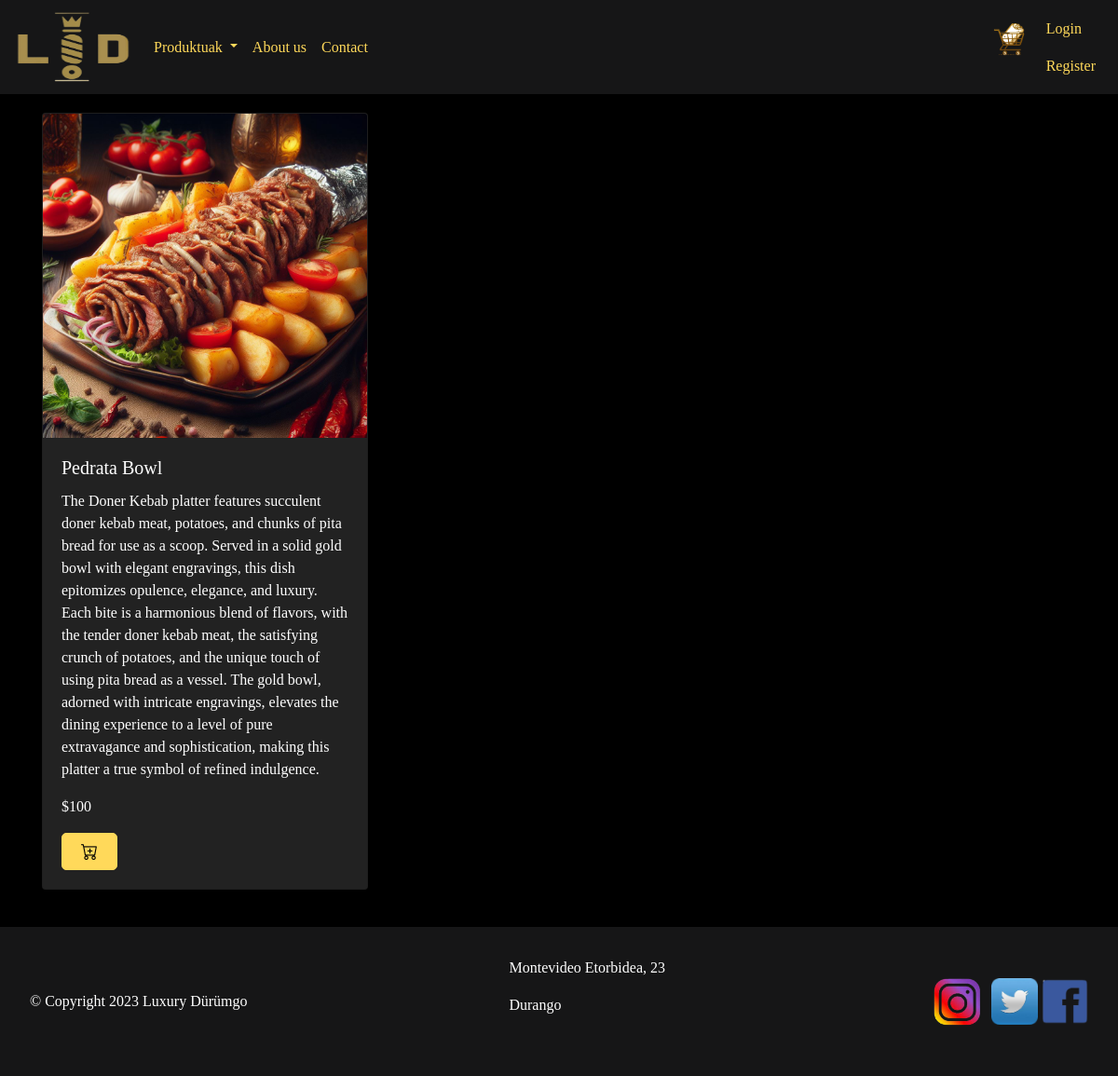
/menu/Pedratas, run on an earlier commit of the app's database.
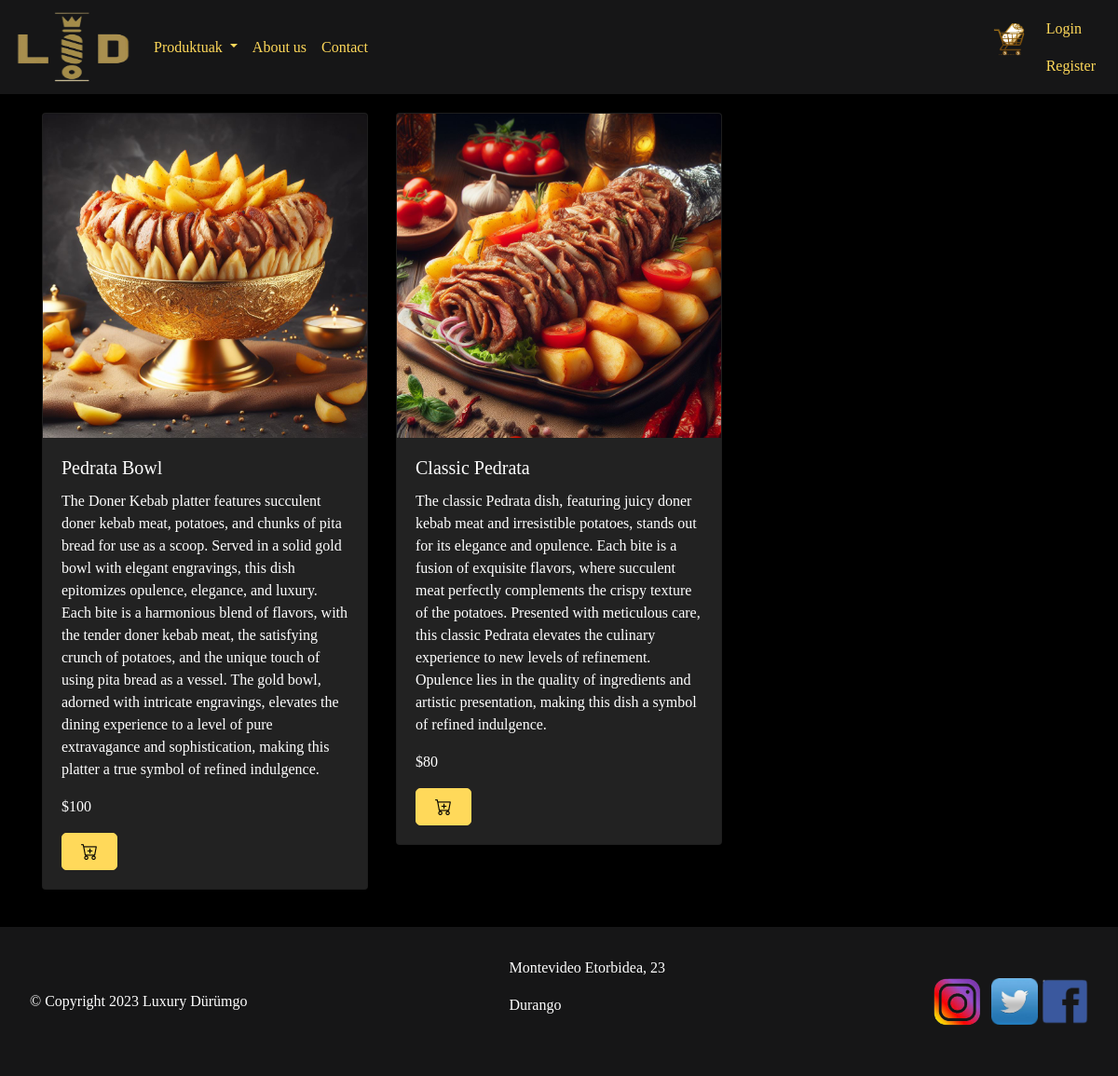
And on a later commit of the database.
### web/models.py (models this page shows)
class Produktua(models.Model):
    izena = models.CharField(max_length=100,blank=False)
    kategoria = models.CharField(max_length=100,blank=False, default="")
    deskripzioa = models.CharField(max_length=500,blank=False)
    argazkia = models.FilePathField(path="web/static/img/")
    prezioa = models.IntegerField(blank=False)
    stock = models.IntegerField(blank=False)
    pisua = models.IntegerField()
    vip = models.IntegerField(blank=False, default=0)

### web/views.py (the view, shortened to what this page needs)
# urls.py: path('menu/<str:kategoria>', views.menu, name='menu'),
def menu(request,kategoria):
    if kategoria == 'Pedratas':
        izena = request.session.get('izena', '')
        user_id = request.session.get('id')
        perfil = request.session.get('perfil')
        produktuak = Produktua.objects.filter(kategoria = 'Pedratas')
        if request.session.get('id') is not None:
            saskia = Saskia.objects.filter(erabiltzailea=user_id, bukatuta=0).select_related('produktua')
        else:
            saskia = None
        context = {
            'izena': izena,
            'user_id': user_id,
            'perfil': perfil,
            'produktuak': produktuak,
            'saskia': saskia
        }
        return render(request, 'menu.html', context)

### web/templates/menu.html (shortened to what this page needs)
{% extends 'base.html' %}
{% load static %}
    {% block style %}
        <link rel="stylesheet" href="../static/css/styles.css">
    {% endblock %}
    {% block content %}
    <div class="container">
        <div class="row">
            {% if user_id and perfil == 3 %}
                {% for produktua in produktuak %}
                  <div class="col-md-4 mb-4">
                    <div class="card index-produktua">
                      <img src="../static/img/{{ produktua.argazkia }}" class="card-img-top" alt="{{ produktua.izena }}">
                      <div class="card-body">
                        <h5 class="card-title">{{ produktua.izena }}</h5>
                        <p class="card-text">{{ produktua.deskripzioa }}</p>
                        <h3>${{ produktua.prezioa }}</h3>
                        <a href="#" class="btn btn-primary"><i class="bi bi-cart-plus"></i></a>
                        <a href="{% url 'updateproducts' produktua.id %}" class="btn btn-primary"><i class="bi bi-pencil"></i></a>
                        <a href="{% url 'deleteproducts' produktua.id %}" class="btn btn-primary"><i class="bi bi-trash"></i></a>
                      </div>
                    </div>
                  </div>
                  {% if forloop.counter|divisibleby:3 and not forloop.last %}
                    </div><div class="row">
                  {% endif %}
                {% endfor %}
            {% else %}
                {% for produktua in produktuak %}
                <div class="col-md-4 mb-4">
                  <div class="card index-produktua">
                    <img src="../static/img/{{ produktua.argazkia }}" class="card-img-top" alt="{{ produktua.izena }}">
                    <div class="card-body">
                      <h5 class="card-title">{{ produktua.izena }}</h5>
                      <p class="card-text">{{ produktua.deskripzioa }}</p>
                      <p class="card-text">${{ produktua.prezioa }}</p><button class="btn-add-to-cart add-to-cart-btn" data-product-id="{{ produktua.id }}"><i class="bi bi-cart-plus"></i></button>
                    </div>
                  </div>
                </div>
              {% endfor %}
            {% endif %}
        </div>
      </div>
    {% endblock %}

What changed in the data, as far as the page shows it:
changed Produktua "Pedrata Bowl": argazkia: a different picture
added Produktua: argazkia (picture), izena "Classic Pedrata", deskripzioa "The classic Pedrata dish, featuring juicy doner kebab meat and irresistible potatoes, stands out for its elegance and opulence. Each bite is a fusion of exquisite flavors, where succulent meat perfectly complements the crispy texture of the potatoes. Presented with meticulous care, this classic Pedrata elevates the culinary experience to new levels of refinement. Opulence lies in the quality of ingredients and artistic presentation, making this dish a symbol of refined indulgence.", prezioa "80"
